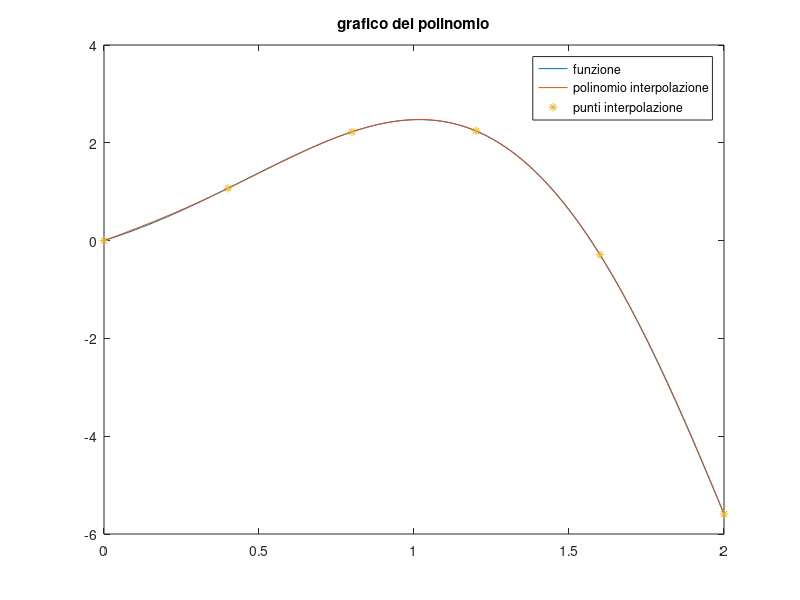

Here is the MATLAB script that generated this plot:
close all
clear
clc

f = @(x) exp(x).*sin(2*x);
n = 5;
a = 0;
b = 2;
nodi = linspace(a,b,n+1);
nodi_polinomio = f(nodi);
%funzione
x = linspace(a,b);
funzione = f(x);

%polinomio interpolante
p = polyfit(nodi,nodi_polinomio,n);

%plot
plot(x,funzione);
hold on
plot(x,polyval(p,x));
plot(nodi,nodi_polinomio,'*');
title("grafico del polinomio");
legend("funzione","polinomio interpolazione","punti interpolazione");
